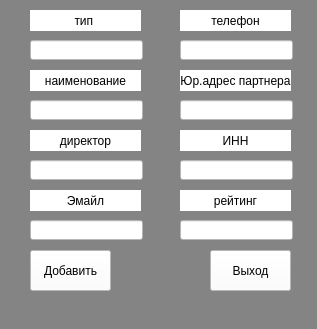
<?xml version="1.0" encoding="UTF-8"?>
<ui version="4.0">
 <class>MainWindow</class>
 <widget class="QMainWindow" name="MainWindow">
  <property name="geometry">
   <rect>
    <x>0</x>
    <y>0</y>
    <width>317</width>
    <height>329</height>
   </rect>
  </property>
  <property name="windowTitle">
   <string>MainWindow</string>
  </property>
  <property name="styleSheet">
   <string notr="true">background-color: rgb(132, 132, 132);</string>
  </property>
  <widget class="QWidget" name="centralwidget">
   <widget class="QPushButton" name="pushButton">
    <property name="geometry">
     <rect>
      <x>210</x>
      <y>250</y>
      <width>81</width>
      <height>41</height>
     </rect>
    </property>
    <property name="styleSheet">
     <string notr="true">background-color: rgb(255, 255, 255);</string>
    </property>
    <property name="text">
     <string notr="true">Выход</string>
    </property>
   </widget>
   <widget class="QPushButton" name="pushButton_2">
    <property name="geometry">
     <rect>
      <x>30</x>
      <y>250</y>
      <width>81</width>
      <height>41</height>
     </rect>
    </property>
    <property name="styleSheet">
     <string notr="true">background-color: rgb(255, 255, 255);</string>
    </property>
    <property name="text">
     <string>Добавить</string>
    </property>
   </widget>
   <widget class="QLabel" name="label">
    <property name="geometry">
     <rect>
      <x>30</x>
      <y>10</y>
      <width>111</width>
      <height>21</height>
     </rect>
    </property>
    <property name="styleSheet">
     <string notr="true">background-color: rgb(255, 255, 255);</string>
    </property>
    <property name="text">
     <string>тип </string>
    </property>
    <property name="alignment">
     <set>Qt::AlignCenter</set>
    </property>
   </widget>
   <widget class="QLabel" name="label_2">
    <property name="geometry">
     <rect>
      <x>30</x>
      <y>70</y>
      <width>111</width>
      <height>21</height>
     </rect>
    </property>
    <property name="styleSheet">
     <string notr="true">background-color: rgb(255, 255, 255);</string>
    </property>
    <property name="text">
     <string>наименование</string>
    </property>
    <property name="alignment">
     <set>Qt::AlignCenter</set>
    </property>
   </widget>
   <widget class="QLineEdit" name="lineEdit">
    <property name="geometry">
     <rect>
      <x>30</x>
      <y>40</y>
      <width>113</width>
      <height>20</height>
     </rect>
    </property>
    <property name="styleSheet">
     <string notr="true">background-color: rgb(255, 255, 255);</string>
    </property>
   </widget>
   <widget class="QLineEdit" name="lineEdit_2">
    <property name="geometry">
     <rect>
      <x>30</x>
      <y>100</y>
      <width>113</width>
      <height>20</height>
     </rect>
    </property>
    <property name="styleSheet">
     <string notr="true">background-color: rgb(255, 255, 255);</string>
    </property>
   </widget>
   <widget class="QLabel" name="label_3">
    <property name="geometry">
     <rect>
      <x>30</x>
      <y>130</y>
      <width>111</width>
      <height>21</height>
     </rect>
    </property>
    <property name="styleSheet">
     <string notr="true">background-color: rgb(255, 255, 255);</string>
    </property>
    <property name="text">
     <string>директор</string>
    </property>
    <property name="alignment">
     <set>Qt::AlignCenter</set>
    </property>
   </widget>
   <widget class="QLineEdit" name="lineEdit_3">
    <property name="geometry">
     <rect>
      <x>30</x>
      <y>160</y>
      <width>113</width>
      <height>20</height>
     </rect>
    </property>
    <property name="styleSheet">
     <string notr="true">background-color: rgb(255, 255, 255);</string>
    </property>
   </widget>
   <widget class="QLabel" name="label_4">
    <property name="geometry">
     <rect>
      <x>30</x>
      <y>190</y>
      <width>111</width>
      <height>21</height>
     </rect>
    </property>
    <property name="styleSheet">
     <string notr="true">background-color: rgb(255, 255, 255);</string>
    </property>
    <property name="text">
     <string>Эмайл</string>
    </property>
    <property name="alignment">
     <set>Qt::AlignCenter</set>
    </property>
   </widget>
   <widget class="QLineEdit" name="lineEdit_4">
    <property name="geometry">
     <rect>
      <x>30</x>
      <y>220</y>
      <width>113</width>
      <height>20</height>
     </rect>
    </property>
    <property name="styleSheet">
     <string notr="true">background-color: rgb(255, 255, 255);</string>
    </property>
   </widget>
   <widget class="QLineEdit" name="lineEdit_5">
    <property name="geometry">
     <rect>
      <x>180</x>
      <y>220</y>
      <width>113</width>
      <height>20</height>
     </rect>
    </property>
    <property name="styleSheet">
     <string notr="true">background-color: rgb(255, 255, 255);</string>
    </property>
   </widget>
   <widget class="QLabel" name="label_5">
    <property name="geometry">
     <rect>
      <x>180</x>
      <y>190</y>
      <width>111</width>
      <height>21</height>
     </rect>
    </property>
    <property name="styleSheet">
     <string notr="true">background-color: rgb(255, 255, 255);</string>
    </property>
    <property name="text">
     <string>рейтинг</string>
    </property>
    <property name="alignment">
     <set>Qt::AlignCenter</set>
    </property>
   </widget>
   <widget class="QLineEdit" name="lineEdit_6">
    <property name="geometry">
     <rect>
      <x>180</x>
      <y>160</y>
      <width>113</width>
      <height>20</height>
     </rect>
    </property>
    <property name="styleSheet">
     <string notr="true">background-color: rgb(255, 255, 255);</string>
    </property>
   </widget>
   <widget class="QLabel" name="label_6">
    <property name="geometry">
     <rect>
      <x>180</x>
      <y>10</y>
      <width>111</width>
      <height>21</height>
     </rect>
    </property>
    <property name="styleSheet">
     <string notr="true">background-color: rgb(255, 255, 255);</string>
    </property>
    <property name="text">
     <string>телефон</string>
    </property>
    <property name="alignment">
     <set>Qt::AlignCenter</set>
    </property>
   </widget>
   <widget class="QLineEdit" name="lineEdit_7">
    <property name="geometry">
     <rect>
      <x>180</x>
      <y>40</y>
      <width>113</width>
      <height>20</height>
     </rect>
    </property>
    <property name="styleSheet">
     <string notr="true">background-color: rgb(255, 255, 255);</string>
    </property>
   </widget>
   <widget class="QLabel" name="label_7">
    <property name="geometry">
     <rect>
      <x>180</x>
      <y>130</y>
      <width>111</width>
      <height>21</height>
     </rect>
    </property>
    <property name="styleSheet">
     <string notr="true">background-color: rgb(255, 255, 255);</string>
    </property>
    <property name="text">
     <string>ИНН</string>
    </property>
    <property name="alignment">
     <set>Qt::AlignCenter</set>
    </property>
   </widget>
   <widget class="QLabel" name="label_8">
    <property name="geometry">
     <rect>
      <x>180</x>
      <y>70</y>
      <width>111</width>
      <height>21</height>
     </rect>
    </property>
    <property name="styleSheet">
     <string notr="true">background-color: rgb(255, 255, 255);</string>
    </property>
    <property name="text">
     <string>Юр.адрес партнера</string>
    </property>
    <property name="alignment">
     <set>Qt::AlignCenter</set>
    </property>
   </widget>
   <widget class="QLineEdit" name="lineEdit_8">
    <property name="geometry">
     <rect>
      <x>180</x>
      <y>100</y>
      <width>113</width>
      <height>20</height>
     </rect>
    </property>
    <property name="styleSheet">
     <string notr="true">background-color: rgb(255, 255, 255);</string>
    </property>
   </widget>
  </widget>
  <widget class="QMenuBar" name="menubar">
   <property name="geometry">
    <rect>
     <x>0</x>
     <y>0</y>
     <width>317</width>
     <height>21</height>
    </rect>
   </property>
  </widget>
  <widget class="QStatusBar" name="statusbar"/>
 </widget>
 <resources/>
 <connections/>
</ui>
